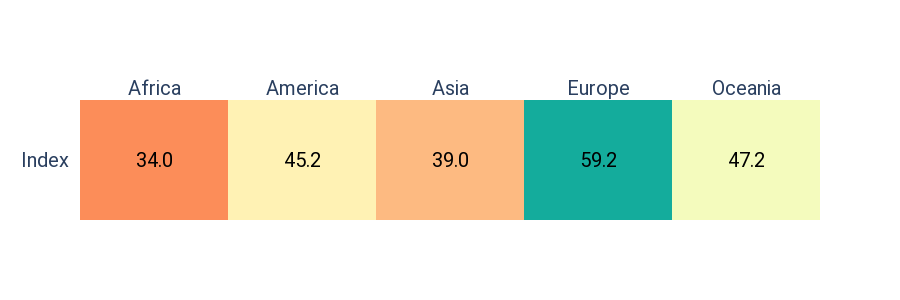

The code cell stored with this chart in its notebook:
### Code cell
import plotly.figure_factory as ff

colorscale=[(0, "#fc8d59"), (0.5, "#ffffbf"), (1, "#14ac9c")]
font_colors = ['black']

x = list(df['Value'].T.columns.values)
y = ['Index']

fig = ff.create_annotated_heatmap(df['Value'].T.values.round(1),
                           colorscale=colorscale,
                           font_colors=font_colors,
                           x=x,
                           y=y,
                           hoverinfo='z',
                           )
fig.update_layout(height=300)
fig.layout.update(
  go.Layout(
    autosize=False,
    font=dict(
      family="roboto",
      size = 20)
    )
  )

fig

### Figure 1 — Plotly figure (JSON) as saved in the notebook; plotly's stock layout.template omitted (floating-point values rounded to 4 significant figures)
{"data": [{"colorscale": [[0, "#fc8d59"], [0.5, "#ffffbf"], [1, "#14ac9c"]], "hoverinfo": "z", "reversescale": false, "showscale": false, "type": "heatmap", "x": ["Africa", "America", "Asia", "Europe", "Oceania"], "y": ["Index"], "z": [[34, 45.2, 39, 59.2, 47.2]]}], "layout": {"annotations": [{"font": {"color": "black"}, "showarrow": false, "text": "34.0", "x": "Africa", "xref": "x", "y": "Index", "yref": "y"}, {"font": {"color": "black"}, "showarrow": false, "text": "45.2", "x": "America", "xref": "x", "y": "Index", "yref": "y"}, {"font": {"color": "black"}, "showarrow": false, "text": "39.0", "x": "Asia", "xref": "x", "y": "Index", "yref": "y"}, {"font": {"color": "black"}, "showarrow": false, "text": "59.2", "x": "Europe", "xref": "x", "y": "Index", "yref": "y"}, {"font": {"color": "black"}, "showarrow": false, "text": "47.2", "x": "Oceania", "xref": "x", "y": "Index", "yref": "y"}], "autosize": false, "font": {"family": "roboto", "size": 20}, "height": 300, "xaxis": {"dtick": 1, "gridcolor": "rgb(0, 0, 0)", "side": "top", "ticks": ""}, "yaxis": {"dtick": 1, "ticks": "", "ticksuffix": "  "}}}
